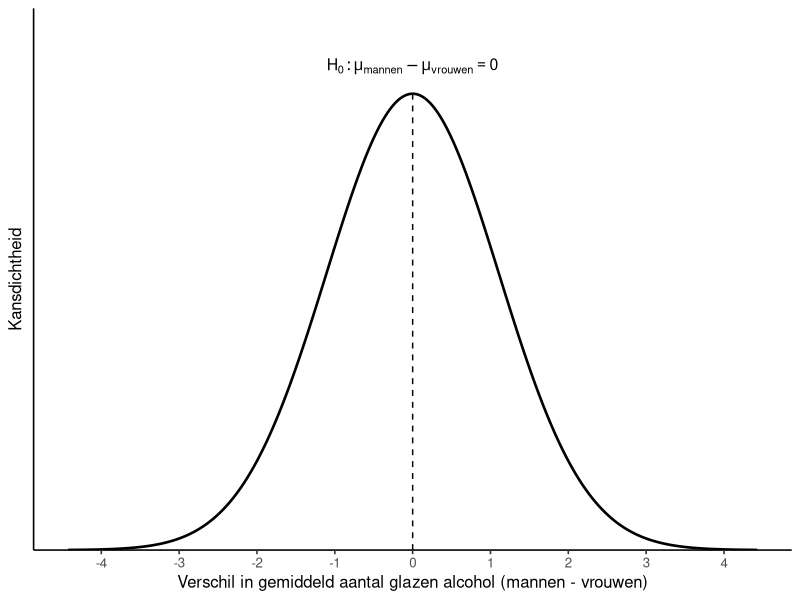

This figure's R source:
# Steekproevenverdeling onder H0: verschil in gemiddeld aantal glazen
# alcohol (mannen - vrouwen). Onder H0 is het verschil in de populatie 0,
# dus de verdeling van alle mogelijke steekproefverschillen ligt rond 0.

library(ggplot2)

plot_h0_verdeling <- function(n_mannen = 20, n_vrouwen = 20,
                              s_mannen = 3.5, s_vrouwen = 3.5,
                              bereik_se = 4) {
  # Standaardfout van het verschil tussen twee gemiddelden
  se <- sqrt(s_mannen^2 / n_mannen + s_vrouwen^2 / n_vrouwen)

  x <- seq(-bereik_se * se, bereik_se * se, length.out = 1000)
  data <- data.frame(verschil = x, dichtheid = dnorm(x, mean = 0, sd = se))

  ggplot(data, aes(x = verschil, y = dichtheid)) +
    geom_line(linewidth = 0.9) +
    annotate(
      "segment", x = 0, xend = 0, y = 0, yend = dnorm(0, sd = se),
      linetype = "dashed", linewidth = 0.5
    ) +
    annotate(
      "text", x = 0, y = dnorm(0, sd = se) * 1.06,
      label = "H[0]: mu[mannen] - mu[vrouwen] == 0",
      parse = TRUE, size = 4
    ) +
    scale_x_continuous(
      breaks = seq(-floor(bereik_se * se), floor(bereik_se * se), by = 1),
      labels = \(b) format(b, decimal.mark = ",", trim = TRUE)
    ) +
    scale_y_continuous(expand = expansion(mult = c(0, 0.12))) +
    labs(
      x = "Verschil in gemiddeld aantal glazen alcohol (mannen - vrouwen)",
      y = "Kansdichtheid"
    ) +
    theme_classic(base_size = 12) +
    theme(
      axis.text.y  = element_blank(),
      axis.ticks.y = element_blank()
    )
}

# 30 respondenten: 15 mannen en 15 vrouwen, sd = 3,5 glas per groep
figuur <- plot_h0_verdeling(n_mannen = 20, n_vrouwen = 20)

dir.create("afbeeldingen", showWarnings = FALSE)
ggsave("afbeeldingen/h0_verdeling.png", figuur, width = 7, height = 4, dpi = 300)
